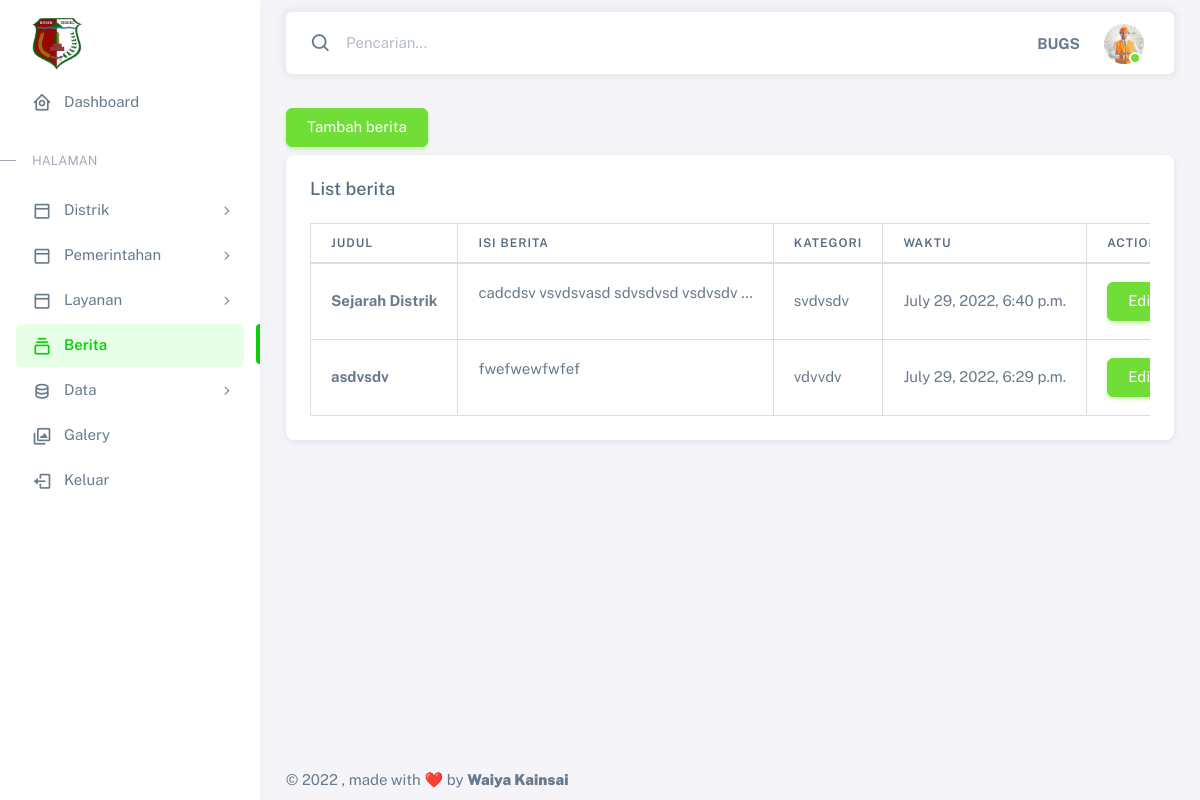
The app's page /panel/berita/ (signed in), older data.
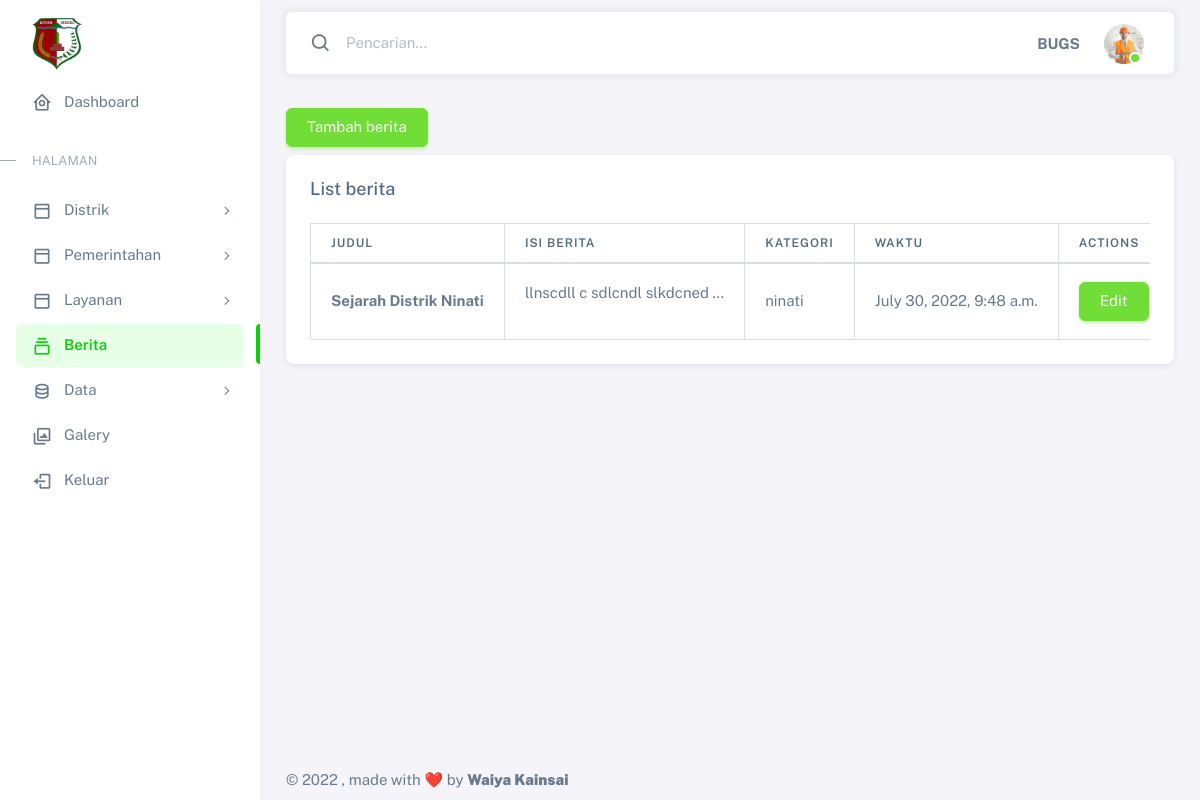
The same page, newer data.
### berita/models.py (models this page shows, shortened)
class Berita(models.Model):
    judul = models.CharField(max_length=100)
    body = RichTextField(blank=True, null=True)
    category = models.CharField(max_length=100)
    publish = models.DateTimeField(auto_now_add=True)
    update = models.DateTimeField(auto_now=True)
    gambar = models.ImageField(blank=True, null=True, upload_to="image/")
    slug = models.SlugField(blank=True,editable=False)

### panel/views.py (the view)
# urls.py: path('berita/',views.berita, name='berita'),
@login_required(login_url='panel:login')
def berita(request):
    berita = Berita.objects.all().order_by('-update')
    context = {
        'title' : 'Panel | List Berita',
        'judul' : 'List berita',
        'berita': berita,
    }
    return render(request, 'panel/berita.html', context)

### templates/panel/berita.html (shortened to what this page needs)
{% extends '../adminbase.html' %}
{% load static %}
{% block content %}
<div>
  <a href="{% url 'panel:addberita' %}" class="btn btn-success my-2">Tambah berita</a>
  <div class="card">
        <h5 class="card-header">{{ judul }}</h5>
        <div class="card-body">
            <div class="table-responsive text-nowrap">
                <table class="table table-bordered">
                  <thead>
                    <tr>
                      <th>Judul</th>
                      <th>Isi Berita</th>
                      <th>Kategori</th>
                      <th>Waktu</th>
                      <th>Actions</th>
                    </tr>
                  </thead>
                  <tbody>
                    {% if berita %}
                      {% for berita in berita %}
                      <tr>
                        <td>
                          <a href="/" target="_blank" style="color: #697a8d;"><strong>{{berita.judul|truncatewords_html:3}}</strong></a>
                        </td>
                        <td>{{berita.body|safe|truncatewords_html:4}}</td>
                        <td>{{berita.category}}</td>
                        <td>{{berita.update}}</td>
                        <td>
                          <a href="{% url 'panel:updateberita' berita.id %}" class="btn btn-success my-2">Edit</a>
                        </td>
                      </tr>
                      {% endfor %}
                    {% endif %}
                  </tbody>
                </table>
              </div>
        </div>
    </div>
</div>
{% endblock content %}

Row changes from the older to the newer data that the page shows:
removed Berita: judul "Sejarah Distrik", body "cadcdsv vsvdsvasd sdvsdvsd vsdvsdv …", category "svdvsdv", update "July 29, 2022, 6:40 p.m."
removed Berita: judul "asdvsdv", body "fwefwewfwfef", category "vdvvdv", update "July 29, 2022, 6:29 p.m."
added Berita: judul "Sejarah Distrik Ninati", body "llnscdll c sdlcndl slkdcned …", category "ninati", update "July 30, 2022, 9:48 a.m."
